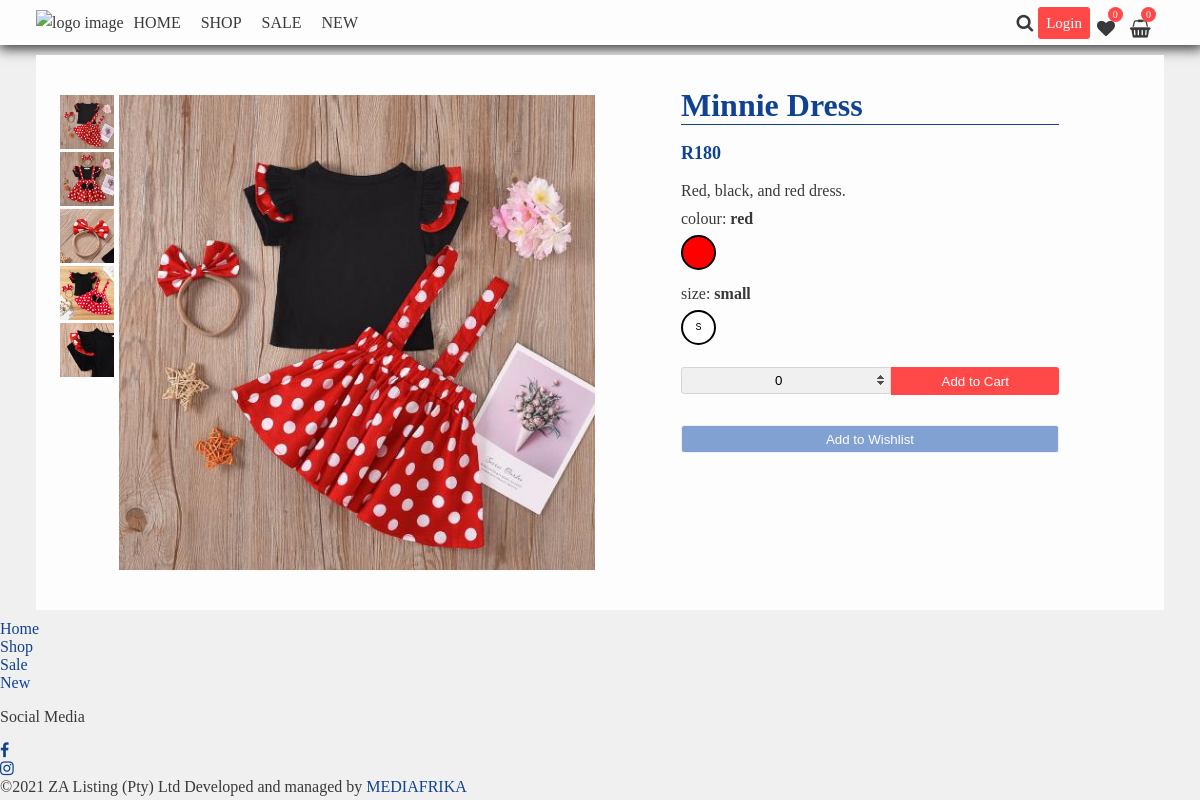
Screenshot of /shop?action=product&productId=310 with the database file from the repository.
### tables this page shows
CREATE TABLE `images` (
  `imageId` int(11) NOT NULL,
  `imageName` varchar(85) NOT NULL,
  `imagePath` varchar(225) NOT NULL DEFAULT 'no-image.png',
  `imagePath_tn` varchar(225) NOT NULL DEFAULT 'no-image-tn.png',
  `imagePrimary` int(1) NOT NULL,
  `product_entryId` int(11) NOT NULL
);

CREATE TABLE `product_entry` (
  `product_entryId` int(11) NOT NULL,
  `productId` int(11) NOT NULL,
  `sizeId` int(11) NOT NULL,
  `colourId` int(11) NOT NULL,
  `categoryId` int(11) NOT NULL,
  `price` int(11) NOT NULL,
  `sku` varchar(36) NOT NULL,
  `amount` int(11) NOT NULL
);

CREATE TABLE `products` (
  `productId` int(100) NOT NULL,
  `productName` varchar(20) NOT NULL,
  `productShortDescr` varchar(60) NOT NULL,
  `productDescription` varchar(256) NOT NULL,
  `productCreationDate` timestamp NOT NULL DEFAULT current_timestamp() ON UPDATE current_timestamp()
);

CREATE TABLE `size` (
  `sizeId` int(11) NOT NULL,
  `sizeValue` varchar(36) NOT NULL
);

CREATE TABLE `colour` (
  `colourId` int(11) NOT NULL,
  `colour` varchar(36) NOT NULL
);

### model/shop-model.php (called while the page is built, shortened)
<?php
function getShopProducts(){
    $db = zalistingConnect();
    $sql = 'SELECT* FROM product_entry
                    JOIN images ON product_entry.product_entryId = images.product_entryId
                    JOIN products ON product_entry.productId = products.productId
                    JOIN categories ON product_entry.categoryId = categories.categoryId
                    JOIN colour ON product_entry.colourId = colour.colourId
                    JOIN size ON product_entry.sizeId = size.sizeId
                    WHERE images.imagePrimary = 1';
    $stmt = $db->prepare($sql);
    $stmt->execute();
    $productData = $stmt->fetchAll(PDO::FETCH_ASSOC);
    return $productData;
}
function getShopProduct($productId){
    $db = zalistingConnect();
    $sql = 'SELECT* FROM product_entry
                    JOIN images ON product_entry.product_entryId = images.product_entryId
                    JOIN products ON product_entry.productId = products.productId
                    JOIN categories ON product_entry.categoryId = categories.categoryId
                    JOIN colour ON product_entry.colourId = colour.colourId
                    JOIN size ON product_entry.sizeId = size.sizeId
                    WHERE product_entry.productId = :productId';
    $stmt = $db->prepare($sql);
    $stmt->bindValue(':productId',$productId, PDO::PARAM_INT);
    $stmt->execute();
    $productData = $stmt->fetchAll(PDO::FETCH_ASSOC);
    return $productData;
}
function getShopSwatchProduct($productId){
    $db = zalistingConnect();
    $sql = 'SELECT size.sizeValue, colour FROM product_entry
                    JOIN colour ON product_entry.colourId = colour.colourId
                    JOIN size ON product_entry.sizeId = size.sizeId
                    WHERE product_entry.productId = :productId';
    $stmt = $db->prepare($sql);
    $stmt->bindValue(':productId',$productId, PDO::PARAM_INT);
    $stmt->execute();
    $productData = $stmt->fetchAll(PDO::FETCH_ASSOC);
    return $productData;
}

### view/shop-product.php (the view, shortened to what this page needs)
?><!DOCTYPE html>
<html lang="en-us">
    <?php require $_SERVER['DOCUMENT_ROOT'] . '/zalisting/snippets/head.php'; ?>
 <body>
    <main class="content">
        <?php
            require $_SERVER['DOCUMENT_ROOT'] . '/zalisting/snippets/navigation.php';
        ?>
        <div class="shop single-product-shop">
            <div class="single-product">
                <?php
                if(isset($productData)){
                echo "<img id='single-product' class='product-primary-image' src='".$productData[0]['imagePath']."' alt='".$productData[0]['productName']."'>";
                echo "<div class='single-product-gallery'>";
                foreach($productData as $productrow){
                    if($productrow['product_entryId'] == $productData[0]['product_entryId']){
                        echo "<img class='product-gallery-image' id='$productrow[imagePath]' src='".$productrow['imagePath_tn']."' alt='Gallery Image'>";
                    }
                }
                echo "</div>";
                ?>
            </div>
            <form class="form-add-to-cart" action="" >
                <?php
                        echo "<h1 id='product-title'>".$productData[0]['productName']."</h1>";
                        echo "<p class='productPrice' id='productPrice' >R".$productData[0]['price']."</p>";
                        echo "<p  class='productShort-descr'>".$productData[0]['productShortDescr']."</p>";
                        echo $colours;
                        echo $sizes;
                    }
                ?>
                <div class="add-to-cart-container">
                    <input id="add-to-cart-qty" type="number" name="qty" value="0" />
                    <input id="add-to-cart-button" class="button" type="button" value="Add to Cart" />
                </div>
                <div class="add-to-cart-container">
                    <input id="add-to-wishlist-button" class="button" type="button" value="Add to Wishlist" />
                </div>
            </form>
        </div>
        <?php require $_SERVER['DOCUMENT_ROOT'].'/zalisting/snippets/footer.php'; ?>
    </main>
 </body>
</html>

### library/functions.php (shortened to what this page needs)
<?php
function buildProductSwatchesDisplay($products, $swatch){
    if($swatch == 'sizeValue'){
        $label = 'size';
        $swatchClass = '';
    }else{
        $label = $swatch;
        $swatchClass = $swatch;
    }
    $swatchDisplay = "<label class='swatch-label'>$label: <strong id='label-$label'></strong></label><div class='swatch-container'>";
    foreach($products as $product){
        if(!strpos($swatchDisplay, ' '.$product[$swatch].' ') && $product[$swatch]!='N/A'){
            if($label == 'size'){
                $swatchDisplay .= "<textarea class='swatch-single-item $label' readonly name='$product[$swatch]' > $product[$swatch] </textarea>";
            }else if($label == $swatch){
                $swatchDisplay .= "<textarea class='swatch-single-item $swatchClass' name='$product[$swatch]' > $product[$swatch] </textarea>";
            }
        }
    }
    $swatchDisplay .= "</div>";
    return $swatchDisplay;
}

### rows the page displays
images: imagePath (picture)
product_entry: images.imagePath_tn (picture), price "180"
products: productName "Minnie Dress", productShortDescr "Red, black, and red dress."
size: red "red", S "S"

### other values shown
$label "colour size"
